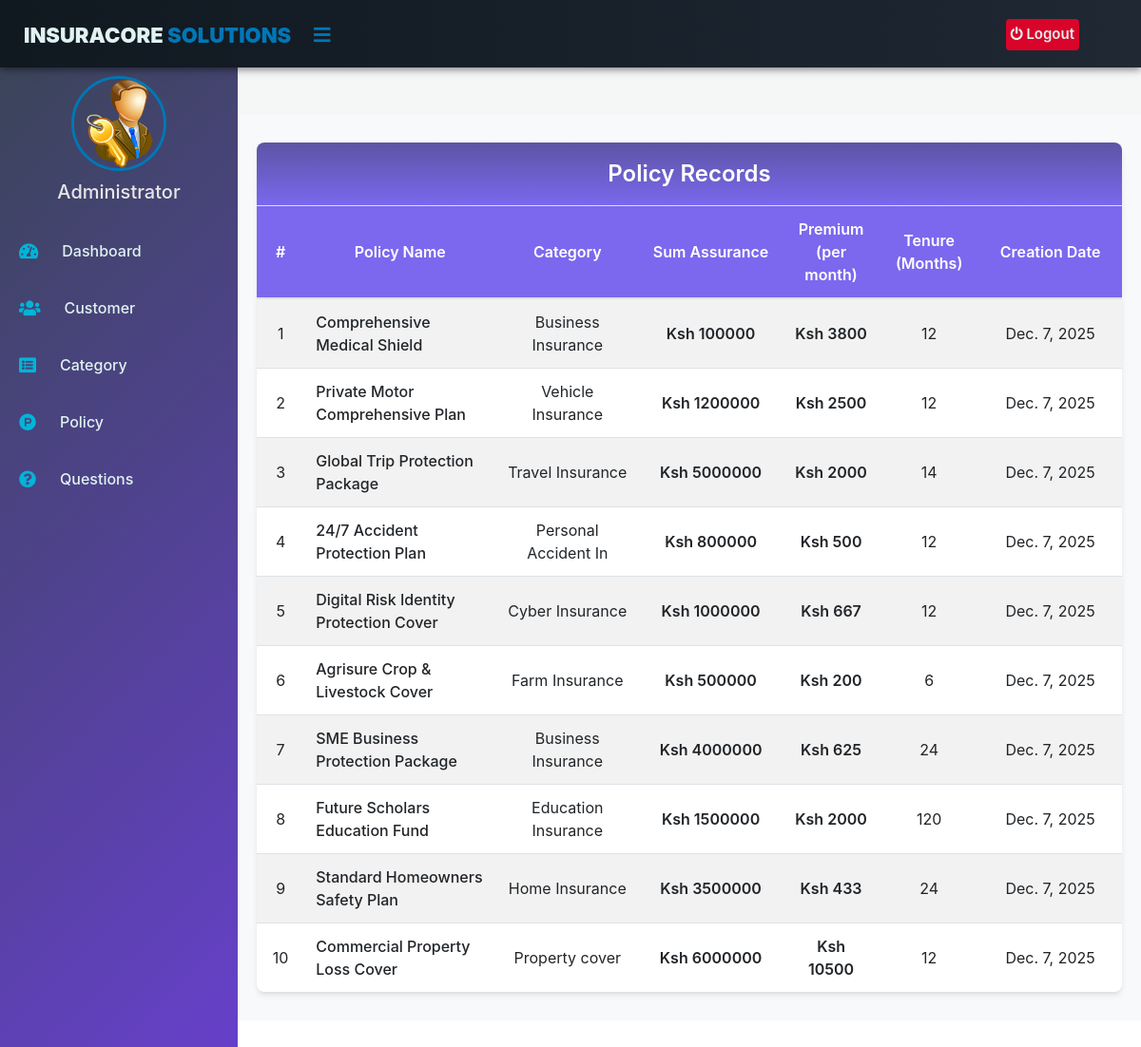
/admin-view-policy, run on the app's committed database.
### insurance/models.py (models this page shows, shortened)
class Policy(models.Model):
    category= models.ForeignKey('Category', on_delete=models.CASCADE)
    policy_name=models.CharField(max_length=200)
    sum_assurance=models.PositiveIntegerField()
    premium=models.PositiveIntegerField()
    tenure=models.PositiveIntegerField()
    creation_date =models.DateField(auto_now=True)

class Category(models.Model):
    category_name =models.CharField(max_length=20)
    creation_date =models.DateField(auto_now=True)
    def __str__(self):
        return self.category_name

### insurance/views.py (the view)
# urls.py: path('admin-view-policy', views.admin_view_policy_view,name='admin-view-policy'),
def admin_view_policy_view(request):
    policies = models.Policy.objects.all()
    return render(request,'insurance/admin_view_policy.html',{'policies':policies})

### templates/insurance/admin_view_policy.html (shortened to what this page needs)
{% extends 'insurance/adminbase.html' %}
{% block content %}
{%load static%}
<head>
  <link href="https://maxcdn.bootstrapcdn.com/bootstrap/4.4.1/css/bootstrap.min.css" rel="stylesheet">
  <link href="https://maxcdn.bootstrapcdn.com/font-awesome/4.3.0/css/font-awesome.min.css" rel="stylesheet">
</head>
<div class="container-fluid-custom">
    <div class="view-card">
        <div class="card-header-custom">
            Policy Records
        </div>
        <div class="table-responsive">
          <table class="table table-hover table-striped" id="dev-table">
            <thead>
              <tr>
                <th style="width: 5%;">#</th>
                <th style="width: 20%;">Policy Name</th>
                <th style="width: 15%;">Category</th>
                <th style="width: 15%;">Sum Assurance</th>
                <th style="width: 10%;">Premium <br> (per month)</th>
                <th style="width: 10%;">Tenure (Months)</th>
                <th style="width: 15%;">Creation Date</th>
              </tr>
            </thead>
            <tbody>
              {% for t in policies %}
              <tr>
                <td> {{ forloop.counter }}</td>
                <td class="policy-name-column"> {{t.policy_name}}</td>
                <td> {{t.category}}</td>
                <td class="monetary-value"> Ksh {{t.sum_assurance}}</td>
                <td class="monetary-value"> Ksh {{t.premium}}</td>
                <td> {{t.tenure}}</td>
                <td>{{t.creation_date}}</td>
              </tr>
              {% endfor %}
            </tbody>
          </table>
        </div>
    </div>
</div>
<br><br><br>
{% endblock content %}

### templates/insurance/adminbase.html (style rules this page uses)
:root { --color-primary-blue: #0077b6; --color-primary-dark: #023e8a; --color-sidebar-bg: #1f2833; --color-header-bg: #101820; --color-text-light: #e0f2f1; --color-logout-red: #d90429; --color-logout-hover: #ef233c; --color-active-link: #00b4d8; }
body { margin: 0; padding: 0; font-family: "Gill Sans", sans-serif; }

### templates/insurance/admin_view_policy.html (style rules this page uses)
:root { --color-purple: #5D54A4; --color-slate-blue: mediumslateblue; --color-hover: #4c4485; }
.container-fluid-custom { padding: 30px 20px; background-color: #f8f9fa; }
.view-card { background: #ffffff; border: none; border-radius: 8px; box-shadow: 0 4px 6px -1px rgba(0, 0, 0, 0.1), 0 2px 4px -2px rgba(0, 0, 0, 0.06); padding: 0; }
.card-header-custom { background: linear-gradient(180deg, var(--color-purple), var(--color-slate-blue)); color: white; padding: 15px 20px; border-radius: 8px 8px 0 0; font-weight: 600; font-size: 1.5rem; text-align: center; }
.table { margin-bottom: 0; }
.table thead th { background-color: var(--color-slate-blue); color: #fff; font-weight: 600; text-align: center; vertical-align: middle; padding: 12px; }
.table tbody td { text-align: center; vertical-align: middle; padding: 12px; }
.table-responsive { overflow-x: auto; }
.policy-name-column { text-align: left !important; font-weight: 500; }
.monetary-value { font-weight: 600; }

### data on the page
Policy: policy_name "Comprehensive Medical Shield", category "Business Insurance", sum_assurance "100000", premium "3800", tenure "12", creation_date "Dec. 7, 2025"
Policy: policy_name "Private Motor Comprehensive Plan", category "Vehicle Insurance", sum_assurance "1200000", premium "2500", tenure "12", creation_date "Dec. 7, 2025"
Policy: policy_name "Global Trip Protection Package", category "Travel Insurance", sum_assurance "5000000", premium "2000", tenure "14", creation_date "Dec. 7, 2025"
Policy: policy_name "24/7 Accident Protection Plan", category "Personal Accident In", sum_assurance "800000", premium "500", tenure "12", creation_date "Dec. 7, 2025"
Policy: policy_name "Digital Risk Identity Protection Cover", category "Cyber Insurance", sum_assurance "1000000", premium "667", tenure "12", creation_date "Dec. 7, 2025"
Policy: policy_name "Agrisure Crop & Livestock Cover", category "Farm Insurance", sum_assurance "500000", premium "200", tenure "6", creation_date "Dec. 7, 2025"
Policy: policy_name "SME Business Protection Package", category "Business Insurance", sum_assurance "4000000", premium "625", tenure "24", creation_date "Dec. 7, 2025"
Policy: policy_name "Future Scholars Education Fund", category "Education Insurance", sum_assurance "1500000", premium "2000", tenure "120", creation_date "Dec. 7, 2025"
Policy: policy_name "Standard Homeowners Safety Plan", category "Home Insurance", sum_assurance "3500000", premium "433", tenure "24", creation_date "Dec. 7, 2025"
Policy: policy_name "Commercial Property Loss Cover", category "Property cover", sum_assurance "6000000", premium "10500", tenure "12", creation_date "Dec. 7, 2025"
